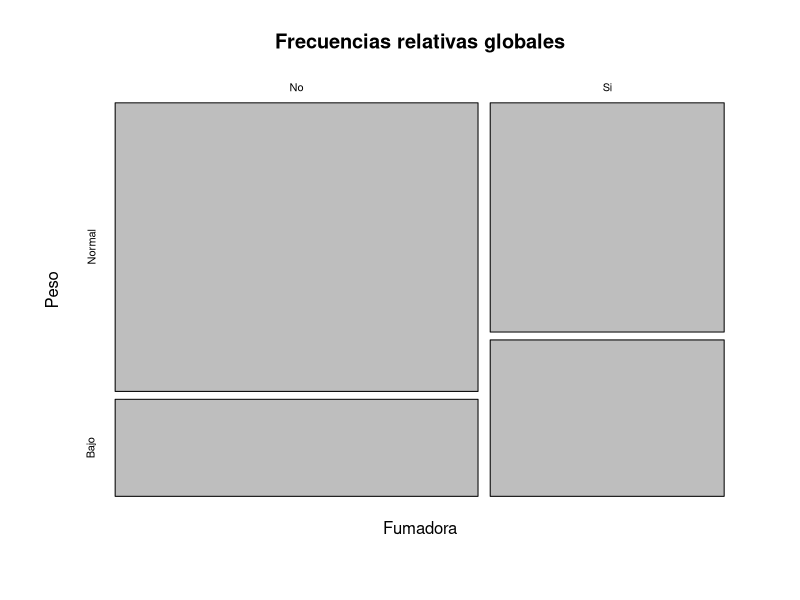
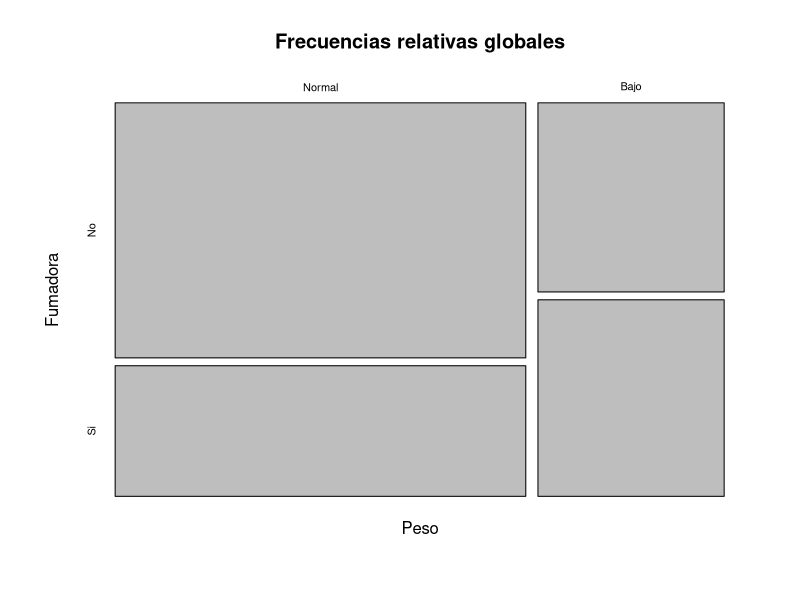
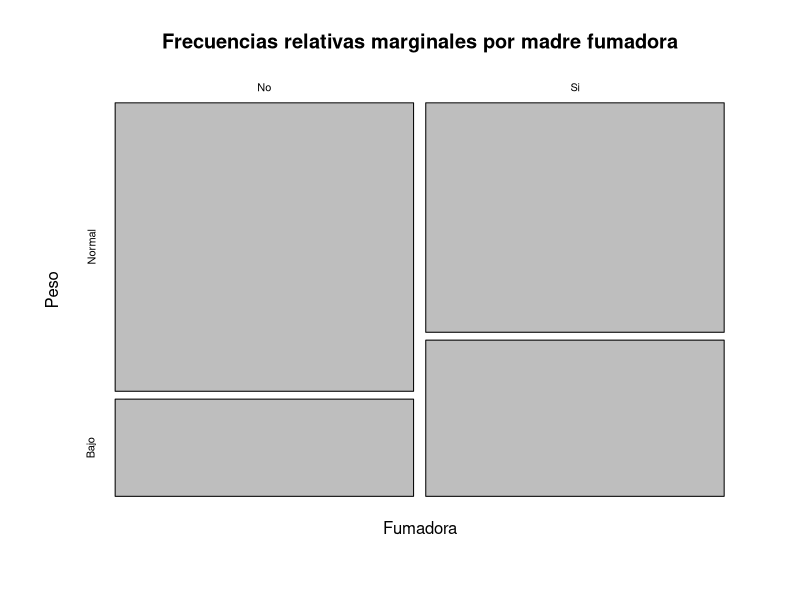
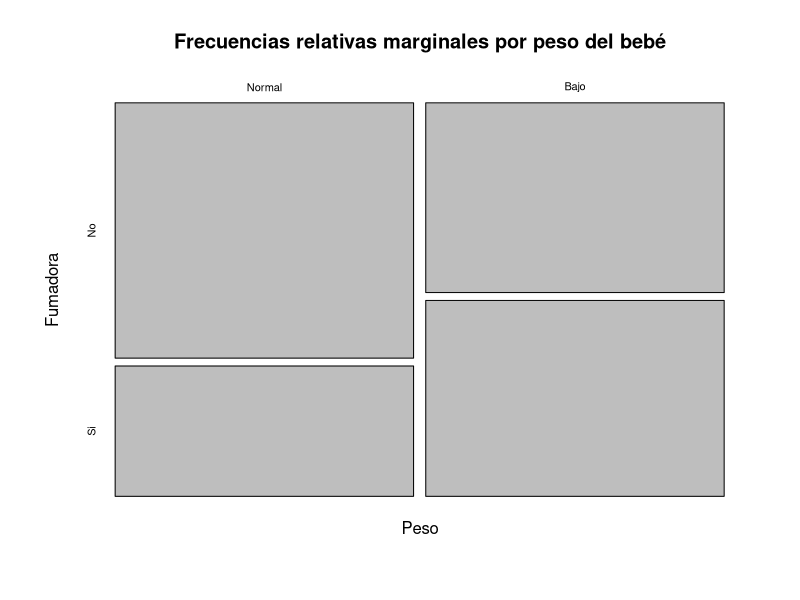
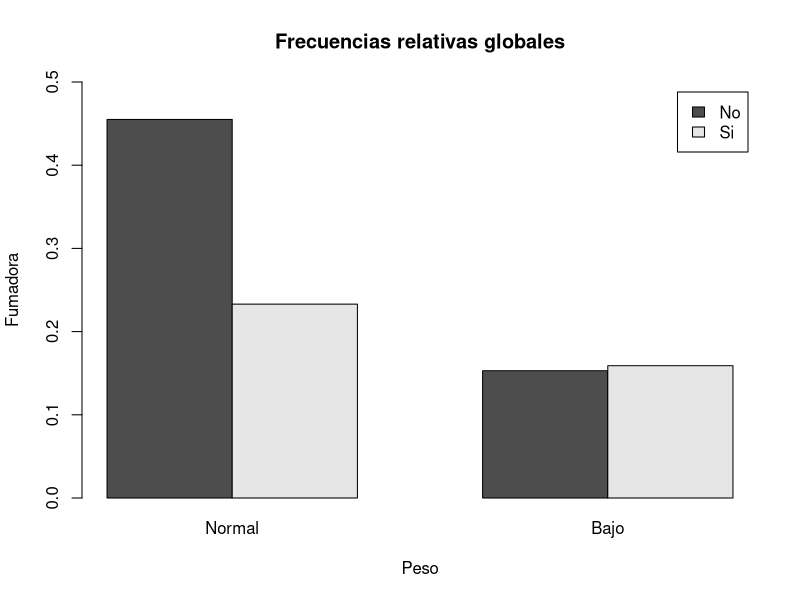
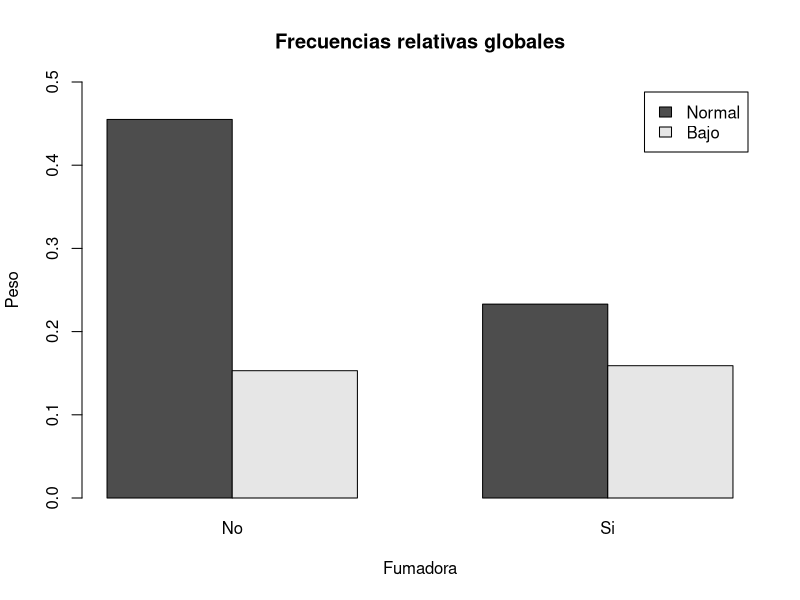
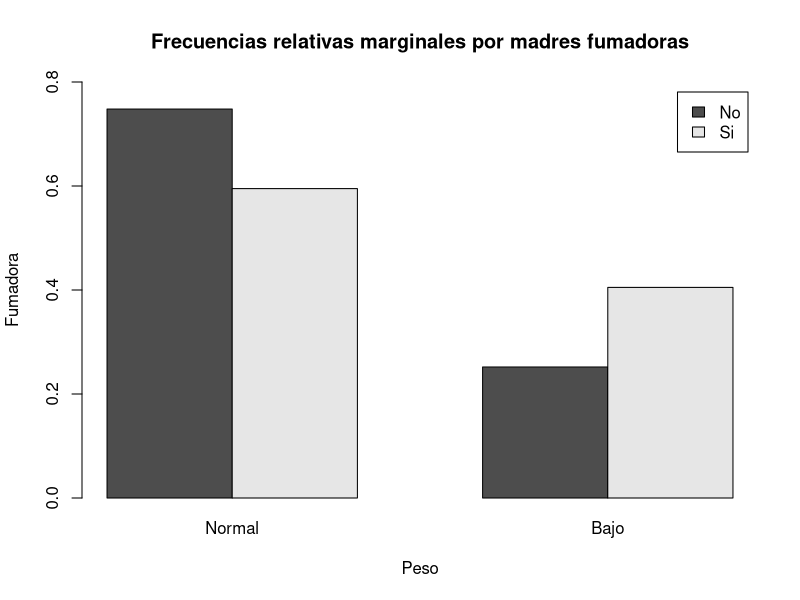
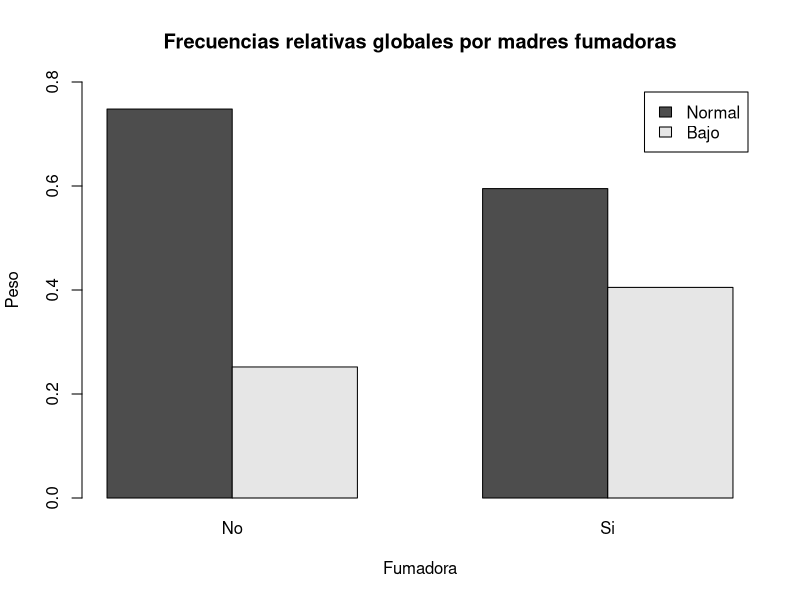

The R script that drew these images, in order:
## ---- chunk 1
library(MASS)
## ---- chunk 2
bt <- birthwt

smoke <- factor(bt$smoke, labels=c("No", "Si"))
peso <- factor(bt$low, labels=c("Normal", "Bajo"))

sp <- table(smoke, peso)

fsp <- round(prop.table(sp),3)

fsp1 <- round(prop.table(sp, margin=1),3)

fsp2 <- round(prop.table(sp, margin=2),3)
## ---- chunk 3
sp
## ---- chunk 4
fsp
## ---- chunk 5
fsp1
## ---- chunk 6
fsp2
## ---- chunk 7
plot(fsp, xlab="Fumadora", ylab="Peso", main="Frecuencias relativas globales")
plot(t(fsp), xlab="Peso", ylab="Fumadora", main="Frecuencias relativas globales")

plot(fsp1, xlab="Fumadora", ylab="Peso", main="Frecuencias relativas marginales por madre fumadora")
# plot(t(fsp1), xlab="Peso", ylab="Fumadora", main="Frecuencias relativas marginales por madre fumadora")

# plot(fsp2, xlab="Fumadora", ylab="Peso", main="Frecuencias relativas marginales por peso del bebé")
plot(t(fsp2), xlab="Peso", ylab="Fumadora", main="Frecuencias relativas marginales por peso del bebé")
## ---- chunk 8
barplot(
  fsp,
  beside=TRUE,
  legend.text=TRUE,
  xlab = "Peso",
  ylab = "Fumadora",
  m = "Frecuencias relativas globales",
  ylim = c(0, 0.5)
  )

barplot(
  t(fsp),
  beside=TRUE,
  legend.text=TRUE,
  xlab = "Fumadora",
  ylab = "Peso",
  m = "Frecuencias relativas globales",
  ylim = c(0, 0.5)
  )

barplot(
  fsp1,
  beside=TRUE,
  legend.text=TRUE,
  xlab = "Peso",
  ylab = "Fumadora",
  m = "Frecuencias relativas marginales por madres fumadoras",
  ylim = c(0, 0.8)
  )

barplot(
  t(fsp1),
  beside=TRUE,
  legend.text=TRUE,
  xlab = "Fumadora",
  ylab = "Peso",
  m = "Frecuencias relativas globales por madres fumadoras",
  ylim = c(0, 0.8)
  )

barplot(
  fsp2,
  beside=TRUE,
  legend.text=TRUE,
  xlab = "Peso",
  ylab = "Fumadora",
  m = "Frecuencias relativas marginales por peso del bebé",
  ylim = c(0, 0.7)
  )

barplot(
  t(fsp2),
  beside=TRUE,
  legend.text=TRUE,
  xlab = "Fumadora",
  ylab = "Peso",
  m = "Frecuencias relativas globales por peso del bebé",
  ylim = c(0, 0.7)
  )
